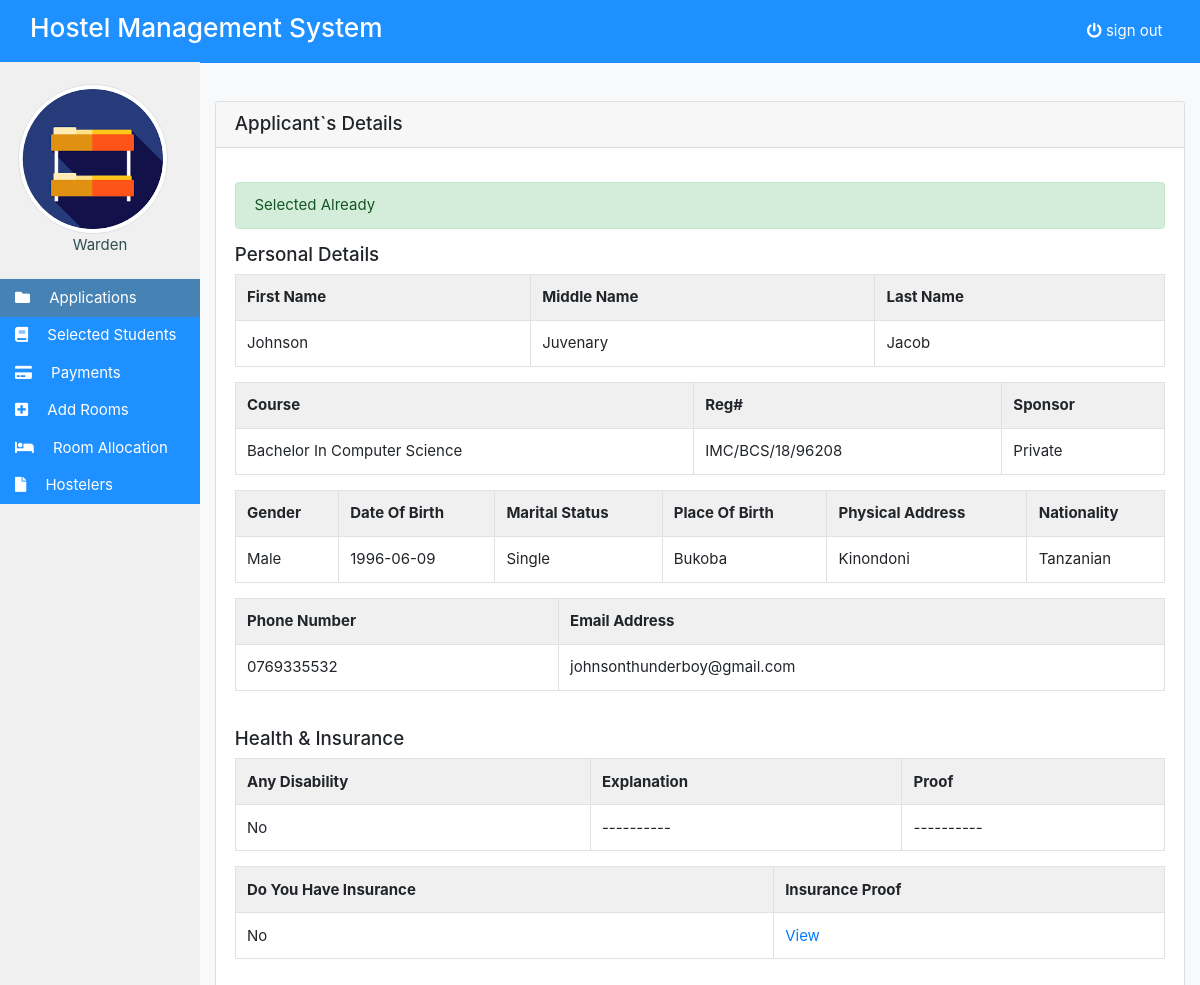
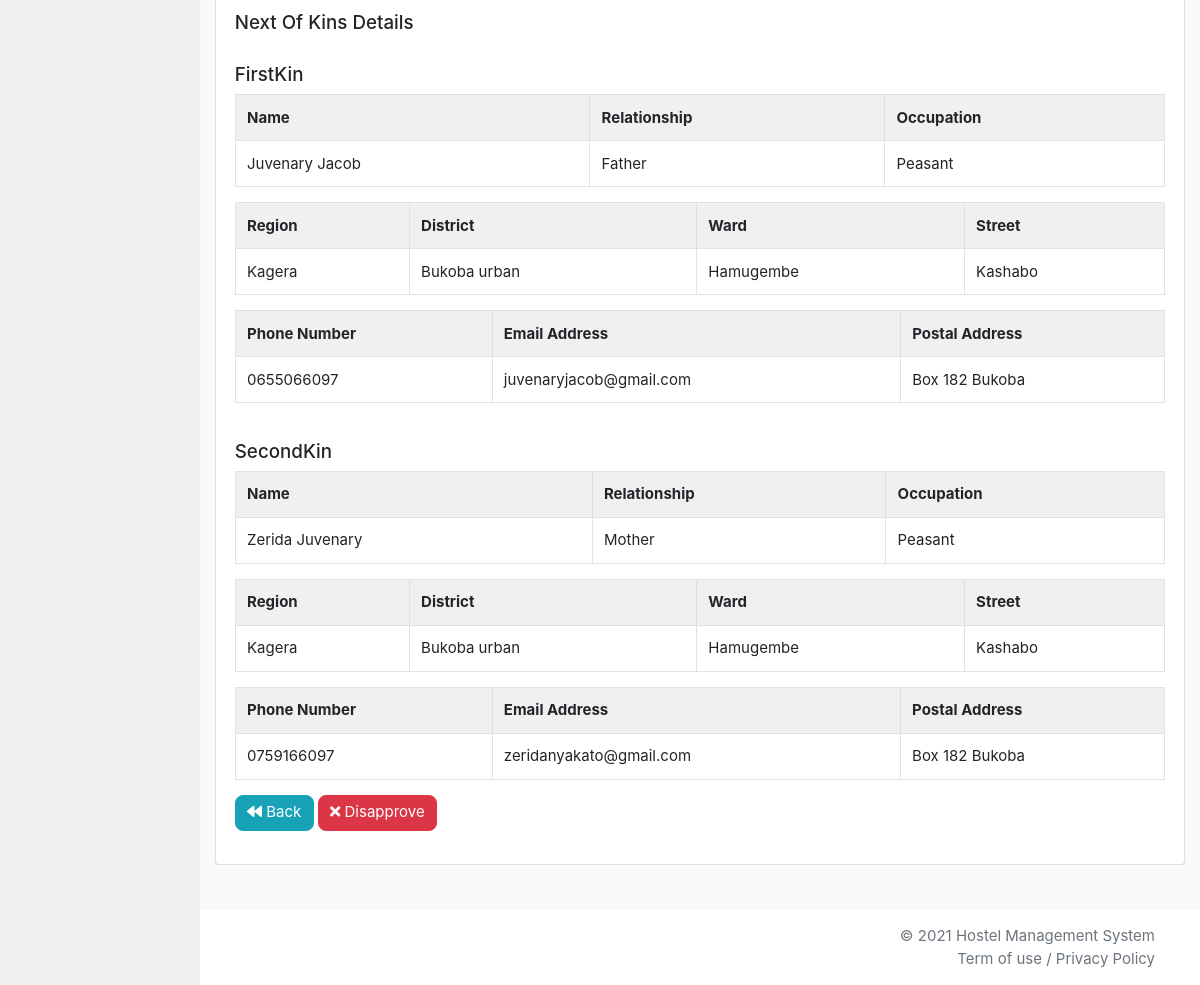
The page /warden/applicant_details.php?view=IMC/BCS/18/96208 (signed in) on the database its author committed (2 pictures, top to bottom).
### tables this page shows
CREATE TABLE `warden` (
  `id` int(10) NOT NULL,
  `name` varchar(50) NOT NULL,
  `password` varchar(255) NOT NULL
);

CREATE TABLE `applicants` (
  `applicant_id` int(11) NOT NULL,
  `student_regno` varchar(16) NOT NULL,
  `kin_id` int(11) NOT NULL,
  `insurance_status` varchar(3) NOT NULL,
  `insurance_proof` text NOT NULL,
  `disability_status` varchar(3) NOT NULL,
  `disability_proof` text DEFAULT NULL,
  `explanation_disability` varchar(255) NOT NULL,
  `declaration` varchar(4) NOT NULL,
  `selected` varchar(15) NOT NULL DEFAULT 'unselected',
  `payment` varchar(15) NOT NULL DEFAULT 'unpaid',
  `when_applied` datetime DEFAULT current_timestamp(),
  `hostel_approval` varchar(100) NOT NULL,
  `payment_approval` varchar(20) NOT NULL
);

CREATE TABLE `students` (
  `regno` varchar(16) NOT NULL,
  `first_name` varchar(50) NOT NULL,
  `middle_name` varchar(50) DEFAULT NULL,
  `last_name` varchar(50) NOT NULL,
  `gender` varchar(6) NOT NULL,
  `dob` date NOT NULL,
  `place_of_birth` varchar(100) NOT NULL,
  `physical_address` varchar(100) NOT NULL,
  `nationality` varchar(50) NOT NULL,
  `marital_status` varchar(10) NOT NULL,
  `mobile` varchar(10) NOT NULL,
  `email` varchar(100) NOT NULL,
  `sponsor` varchar(50) NOT NULL,
  `course` varchar(100) NOT NULL
);

CREATE TABLE `kins` (
  `id` int(11) NOT NULL,
  `firstKin_name` varchar(100) NOT NULL,
  `firstKin_relationship` varchar(50) NOT NULL,
  `firstKin_region` varchar(50) NOT NULL,
  `firstKin_district` varchar(50) NOT NULL,
  `firstKin_ward` varchar(50) NOT NULL,
  `firstKin_street` varchar(50) NOT NULL,
  `firstKin_occupation` varchar(50) NOT NULL,
  `firstKin_mobile` varchar(10) NOT NULL,
  `firstKin_email` varchar(50) DEFAULT NULL,
  `firstKin_postal_address` text NOT NULL,
  `secondKin_name` varchar(100) NOT NULL,
  `secondKin_relationship` varchar(50) NOT NULL,
  `secondKin_region` varchar(50) NOT NULL,
  `secondKin_district` varchar(50) NOT NULL,
  `secondKin_ward` varchar(50) NOT NULL,
  `secondKin_street` varchar(50) NOT NULL,
  `secondKin_occupation` varchar(50) NOT NULL,
  `secondKin_mobile` varchar(10) NOT NULL,
  `secondKin_email` varchar(50) DEFAULT NULL,
  `secondKin_postal_address` text NOT NULL,
  `student_regno` varchar(16) NOT NULL
);

### warden/applicant_details.php (the view, shortened to what the rows shown need)
<?php
include('configurations/connection.php');
include('includes/header.php');
?>
<div class="container-fluid" style="margin-top: 56px;">
  <div class="row">
    <div class="nav col-md-3 col-lg-2 d-none d-md-block sidebar right-padding max-viewport">
      <?php include('includes/profileName.php'); ?>
    </div>
    <div class="col-md-9 col-lg-10 py-5 bg-light contents">
      <div class="card">
        <div class="card-body">
          <p class="card-text">
            <?php
            if (isset($_GET['view'])) :
              $regno = $_GET['view'];
              $applicant_details = mysqli_query($connection, "SELECT * FROM applicants,students,kins wHERE students.regno = applicants.student_regno AND kins.student_regno = students.regno AND students.regno = '$regno'");
              if (mysqli_num_rows($applicant_details) > 0) :
                while ($result_applicant_details = mysqli_fetch_array($applicant_details)) :
                  $check_selected = $result_applicant_details["selected"];
                  if ($check_selected == 'selected') : ?>
                    <div class="alert alert-success">
                      <span>Selected Already</span>
                    </div>
                  <?php endif; ?>
                  <div class="table-responsive" id="applicant-tables">
                    <table class="table table-bordered">
                      <tbody>
                        <h5>Personal Details</h5>
                        <tr style="background: #f0f0f0;">
                          <th>First Name</th>
                          <th>Middle Name</th>
                          <th>Last Name</th>
                        </tr>
                        <tr>
                          <td><?php echo ucfirst($result_applicant_details["first_name"]); ?></td>
                          <td><?php echo ucfirst($result_applicant_details["middle_name"]); ?></td>
                          <td><?php echo ucfirst($result_applicant_details["last_name"]); ?></td>
                        </tr>
                      </tbody>
                    </table>
                    <table class="table table-bordered">
                      <tbody>
                        <tr style="background: #f0f0f0;">
                          <th>Course</th>
                          <th>Reg#</th>
                          <th>Sponsor</th>
                        </tr>
                        <tr>
                          <td><?php echo ucwords($result_applicant_details["course"]); ?></td>
                          <td><?php $regno = $result_applicant_details["regno"];
                              echo strtoupper($regno);
                              ?></td>
                          <td><?php echo ucfirst($result_applicant_details["sponsor"]); ?></td>
                        </tr>
                      </tbody>
                    </table>
                    <table class="table table-bordered">
                      <tbody>
                        <tr style="background: #f0f0f0;">
                          <th>Gender</th>
                          <th>Date Of Birth</th>
                          <th>Marital Status</th>
                          <th>Place Of Birth</th>
                          <th>Physical Address</th>
                          <th>Nationality</th>
                        </tr>
                        <tr>
                          <td><?php echo ucwords($result_applicant_details["gender"]); ?></td>
                          <td><?php echo ucfirst($result_applicant_details["dob"]); ?></td>
                          <td><?php echo ucfirst($result_applicant_details["marital_status"]); ?></td>
                          <td><?php echo ucfirst($result_applicant_details["place_of_birth"]); ?></td>
                          <td><?php echo ucfirst($result_applicant_details["physical_address"]); ?></td>
                          <td><?php echo ucfirst($result_applicant_details["nationality"]); ?></td>
                        </tr>
                      </tbody>
                    </table>
                    <table class="table table-bordered">
                      <tbody>
                        <tr style="background: #f0f0f0;">
                          <th>Phone Number</th>
                          <th>Email Address</th>
                        </tr>
                        <tr>
                          <td><?php echo ucwords($result_applicant_details["mobile"]); ?></td>
                          <td class="text-italic"><?php echo strtolower($result_applicant_details["email"]); ?></td>
                        </tr>
                      </tbody>
                    </table>
                    <table class="table table-bordered">
                      <tbody>
                        <br>
                        <h5>Health &amp; Insurance</h5>
                        <tr style="background: #f0f0f0;">
                          <th>Any Disability</th>
                          <th>Explanation</th>
                          <th>Proof</th>
                        </tr>
                        <tr>
                          <td><?php echo ucfirst($result_applicant_details["disability_status"]); ?></td>
                          <td><?php echo ($result_applicant_details["explanation_disability"]); ?></td>
                          <?php
                          $disability_status = $result_applicant_details["disability_status"];
                          if ($disability_status == 'Yes') : ?>
                            <td><?php
                                $disability_proof =  $result_applicant_details["disability_proof"];
                                echo "<a href ='../uploads/disability/$disability_proof' target='_blank'>View</a>";
                                ?></td>
                          <?php else : ?>
                            <td><?php echo ($result_applicant_details["disability_proof"]); ?></td>
                          <?php endif; ?>
                        </tr>
                      </tbody>
                    </table>
                    <table class="table table-bordered">
                      <tbody>
                        <tr style="background: #f0f0f0;">
                          <th>Do You Have Insurance</th>
                          <th>Insurance Proof</th>
                        </tr>
                        <tr>
                          <td><?php echo ucfirst($result_applicant_details["insurance_status"]); ?></td>
                          <td><?php
                              $insurance_proof =  $result_applicant_details["insurance_proof"];
                              echo "<a href ='../uploads/insurance/$insurance_proof' target='_blank'>View</a>";
                              ?></td>
                        </tr>
                      </tbody>
                    </table>
                    <table class="table table-bordered">
                      <tbody>
                        <br>
                        <h5>Next Of Kins Details</h5>
                        <br>
                        <h5>FirstKin</h5>
                        <tr style="background: #f0f0f0;">
                          <th>Name</th>
                          <th>Relationship</th>
                          <th>Occupation</th>
                        </tr>
                        <tr>
                          <td><?php echo ucwords($result_applicant_details["firstKin_name"]); ?></td>
                          <td><?php echo ucfirst($result_applicant_details["firstKin_relationship"]); ?></td>
                          <td><?php echo ucfirst($result_applicant_details["firstKin_occupation"]); ?></td>
                        </tr>
                      </tbody>
                    </table>
                    <table class="table table-bordered">
                      <tbody>
                        <tr style="background: #f0f0f0;">
                          <th>Region</th>
                          <th>District</th>
                          <th>Ward</th>
                          <th>Street</th>
                        </tr>
                        <tr>
                          <td><?php echo ucwords($result_applicant_details["firstKin_region"]); ?></td>
                          <td><?php echo ucfirst($result_applicant_details["firstKin_district"]); ?></td>
                          <td><?php echo ucfirst($result_applicant_details["firstKin_ward"]); ?></td>
                          <td><?php echo ucfirst($result_applicant_details["firstKin_street"]); ?></td>
                        </tr>
                      </tbody>
                    </table>
                    <table class="table table-bordered">
                      <tbody>
                        <tr style="background: #f0f0f0;">
                          <th>Phone Number</th>
                          <th>Email Address</th>
                          <th>Postal Address</th>
                        </tr>
                        <tr>
                          <td><?php echo ucwords($result_applicant_details["firstKin_mobile"]); ?></td>
                          <td><?php echo strtolower($result_applicant_details["firstKin_email"]); ?></td>
                          <td><?php echo ucfirst($result_applicant_details["firstKin_postal_address"]); ?></td>
                        </tr>
                      </tbody>
                    </table>
                    <br>
                    <h5>SecondKin</h5>
                    <table class="table table-bordered">
                      <tbody>
                        <tr style="background: #f0f0f0;">
                          <th>Name</th>
                          <th>Relationship</th>
                          <th>Occupation</th>
                        </tr>
                        <tr>
                          <td><?php echo ucwords($result_applicant_details["secondKin_name"]); ?></td>
                          <td><?php echo ucfirst($result_applicant_details["secondKin_relationship"]); ?></td>
                          <td><?php echo ucfirst($result_applicant_details["secondKin_occupation"]); ?></td>
                        </tr>
                      </tbody>
                    </table>
                    <table class="table table-bordered">
                      <tbody>
                        <tr style="background: #f0f0f0;">
                          <th>Region</th>
                          <th>District</th>
                          <th>Ward</th>
                          <th>Street</th>
                        </tr>
                        <tr>
                          <td><?php echo ucwords($result_applicant_details["secondKin_region"]); ?></td>
                          <td><?php echo ucfirst($result_applicant_details["secondKin_district"]); ?></td>
                          <td><?php echo ucfirst($result_applicant_details["secondKin_ward"]); ?></td>
                          <td><?php echo ucfirst($result_applicant_details["secondKin_street"]); ?></td>
                        </tr>
                      </tbody>
                    </table>
                    <table class="table table-bordered">
                      <tbody>
                        <tr style="background: #f0f0f0;">
                          <th>Phone Number</th>
                          <th>Email Address</th>
                          <th>Postal Address</th>
                        </tr>
                        <tr>
                          <td><?php echo ucwords($result_applicant_details["secondKin_mobile"]); ?></td>
                          <td><?php echo strtolower($result_applicant_details["secondKin_email"]); ?></td>
                          <td><?php echo ucfirst($result_applicant_details["secondKin_postal_address"]); ?></td>
                        </tr>
                      </tbody>
                    </table>
                    <button type="button" class="btn btn-info" onclick="window.location.href='applications.php';"> <span><i class="fa fa-backward" aria-hidden="true"></i></span> Back</button>
                    <?php if ($check_selected == 'unselected') : ?>
                      <button type="button" class="btn btn-primary" onclick="window.location.href='configurations/approve_student.php?approve=<?php echo $regno; ?>';"> <span><i class="fa fa-check" aria-hidden="true"></i></span> Approve</button>
                    <?php else : ?>
                      <button type="button" class="btn btn-danger" onclick="window.location.href='configurations/disapprove_student.php?disapprove=<?php echo $regno; ?>';"> <span><i class="fa fa-times" aria-hidden="true"></i></span> Disapprove</button>
                    <?php endif; ?>
                  <?php endwhile; ?>
                  </div>
                <?php endif; ?>
              <?php endif; ?>
          </p>
        </div>
      </div>
    </div>
  </div>
</div>
<?php include('includes/footer.php'); ?>

### warden/includes/profileName.php
<div class="py-4" style="color:#2f4f4f">
  <center>
    <img src="../images/hostel_nav.png" alt="" width="150" class="img-fluid rounded-circle img-thumbnail mr-3" />
    <br />
    <?php
    $query_profile_name = mysqli_query($connection, "SELECT name FROM warden WHERE name = '$_SESSION[warden]'");
    while ($row_profile_name = mysqli_fetch_array($query_profile_name)) { ?>
      <span> <?php
                echo ucfirst($row_profile_name["name"]);
              }
              ?>
      </span>
  </center>
</div>

### rows shown on the page
warden: name "Warden"
applicants: selected "Selected Already", students.first_name "Johnson", students.middle_name "Juvenary", students.last_name "Jacob", students.course "Bachelor In Computer Science", students.regno "IMC/BCS/18/96208", students.sponsor "Private", students.gender "Male", students.dob "1996-06-09", students.marital_status "Single", students.place_of_birth "Bukoba", students.physical_address "Kinondoni", students.nationality "Tanzanian", students.mobile "0769335532", students.email "johnsonthunderboy@gmail.com", disability_status "No", explanation_disability "----------", disability_proof "----------", insurance_status "No", kin.firstKin_name "Juvenary Jacob", kin.firstKin_relationship "Father", kin.firstKin_occupation "Peasant", kin.firstKin_region "Kagera", kin.firstKin_district "Bukoba urban", kin.firstKin_ward "Hamugembe", kin.firstKin_street "Kashabo", kin.firstKin_mobile "0655066097", kin.firstKin_email "juvenaryjacob@gmail.com", kin.firstKin_postal_address "Box 182 Bukoba", kin.secondKin_name "Zerida Juvenary", kin.secondKin_relationship "Mother", kin.secondKin_occupation "Peasant", kin.secondKin_region "Kagera", kin.secondKin_district "Bukoba urban", kin.secondKin_ward "Hamugembe", kin.secondKin_street "Kashabo", kin.secondKin_mobile "0759166097", kin.secondKin_email "zeridanyakato@gmail.com", kin.secondKin_postal_address "Box 182 Bukoba"
